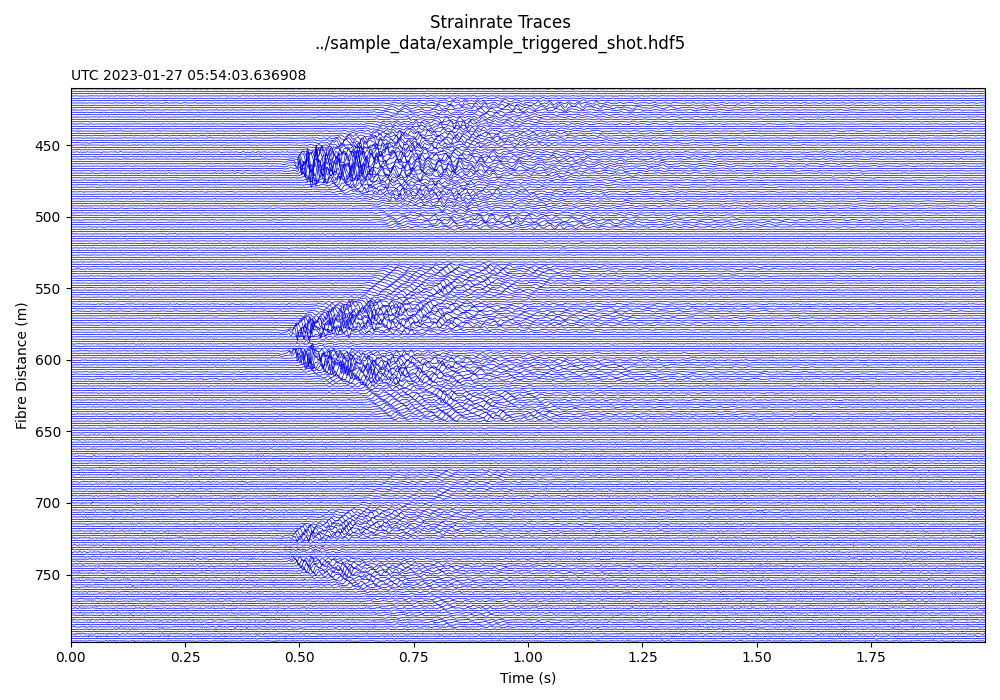

Python code for this plot:
"""Demo script to load strainrate data and visualise individual traces."""


### Set parameters ###############################################################
fname = r"../sample_data/example_triggered_shot.hdf5"
T_DURATION = 2 # (s)
##########################################################################################


import h5py
import matplotlib.pyplot as plt
import numpy as np
from datetime import datetime


def convert_velocity_to_strainrate(data, gauge_length_m, dx):
    gauge_samples = int(round(gauge_length_m / dx))
    return (data[:, gauge_samples:] - data[:, :-gauge_samples]) / (gauge_samples * dx)

def correct_gauge_length_offset(x_vector, gauge_length):
    """Compensate for distance shift of data caused by gauge_length calculation."""
    # crops end of x_vector by gauge length
    dx = x_vector[1] - x_vector[0]
    gauge_samples = int(round(gauge_length / dx))
    gauge_length = gauge_samples * dx
    x_correct = x_vector[:-gauge_samples]

    # compensates for GL/2 signal offset
    x_correct = x_correct + gauge_length / 2
    return x_correct


def load_hdf_slice(filepath, t_start=None, t_duration=None, x_start=None, x_stop=None, info=True):
    """
        Loads data and metadata from .hdf5 file. Optionally slices data in time and space.

        Args:
            file_path: hdf5 file path.
            t_start: Time from start of data to begin slice (s)
            t_duration: Length of desired data slice (s)
            x_start: Start fibre distance from front of Treble (m)
            x_stop: Stop fibre distance from front of Treble (m)

        Returns:
            data: Sliced data array.
            metadata: Attributes of hdf file.
            timestamps: Sliced timestamp vector.
            distances: Sliced distance vector.

        """
    print(f"Loading: {filepath}")

    with h5py.File(filepath, "r") as f:
        md = dict(f.attrs)
        dt = md["dt_computer"]
        dx = md["dx"]

        # Accesses full data but does not load into memory
        data = f["data_product"]["data"]
        if "gps_time" in f["data_product"].keys():
            t = f["data_product"]["gps_time"]
        else:
            print("Using Computer Time, either because no GPS data was recorded or this is a re-saved dataset.")
            t = f["data_product"]["posix_time"]
        x = np.arange(md["nx"]) * md["dx"] + md["sensing_range_start"]

        if info is True:
            # Prints dimensions of full data
            print("Full Dataset Properties:")
            print(f"    Data Shape:         {data.shape}")
            print(f"    t_end - t_start:    {t[-1]-t[0]:.8f} s")
            print(f"    nt * dt_computer:   {t.shape[0] * dt}")
            print(f"    Timestamps:         [{t[0]:.2f} : {t[-1]:.2f}] ({t[-1] - t[0]:.2f}s)")
            print(f"    Times (UTC):        [{datetime.utcfromtimestamp(t[0])} : {datetime.utcfromtimestamp(t[-1])}]")
            print(f"    Distance:           [{x[0]:.1f} : {x[-1]:.1f}] m")

        # Calculates slice boundaries in samples
        if t_start:
            t1 = int(t_start / dt)
        else:
            t1 = 0
        if t_duration:
            t2 = t1 + int(t_duration / dt)
            # Enforces limit on end of data.
            if t2 > len(t):
                t2 = len(t)
        else:
            t2 = None

        if x_start:
            x1 = int((x_start-md["sensing_range_start"])/dx)
        else:
            x1 = None
        if x_stop:
            x2 = int((x_stop-md["sensing_range_start"])/dx)
        else:
            x2 = None

        # Slices data in space and time.
        # Only the SLICE of data is loaded into memory
        data = data[t1:t2, x1:x2]
        t = t[t1:t2]
        x = x[x1:x2]

        if info is True:
            # Prints dimensions of sliced output data
            print("Loading data slice:")
            print(f"    Data Shape:         {data.shape}")
            print(f"    t_end - t_start:    {t[-1]-t[0]:.8f} s")
            print(f"    nt * dt_computer:   {t.shape[0] * dt}")
            print(f"    Timestamps:         [{t[0]:.2f} : {t[-1]:.2f}] ({t[-1] - t[0]:.2f}s)")
            print(f"    Times (UTC):        [{datetime.utcfromtimestamp(t[0])} : {datetime.utcfromtimestamp(t[-1])}]")
            print(f"    Distance:           [{x[0]:.1f} : {x[-1]:.1f}] m")
        return data, md, t, x


def trace_plot(data, t, x, ax=None):
    t_start = datetime.utcfromtimestamp(t[0])
    t_rel = t - t[0]

    # Normalise data to dimensionless y-values which align to x-samples.
    dx = x[1] - x[0]
    norm_factor = np.std(data) * 4
    norm_data = (data / norm_factor) * dx
    norm_data = norm_data + x

    if ax:
        plt.sca(ax)

    plt.title(f"UTC {t_start}", loc="left", fontsize=10)

    plt.plot(t_rel, norm_data, linewidth=0.5, c="b")
    plt.xlabel("Time (s)")
    plt.ylabel("Fibre Distance (m)")
    plt.xlim((t_rel[0], t_rel[-1]))
    plt.ylim((np.min(norm_data), np.max(norm_data)))
    plt.gca().invert_yaxis()

data, md, t, x = load_hdf_slice(fname, t_duration=T_DURATION)

if md["data_product"] == "velocity":
    data = convert_velocity_to_strainrate(data, md["pulse_length"], md["dx"])
    x = correct_gauge_length_offset(x, md["pulse_length"])

plt.figure(figsize=(10,7))
trace_plot(
    data,
    t,
    x,
    ax=plt.gca()
)
plt.suptitle(f"Strainrate Traces\n{fname}", fontsize=12)
plt.tight_layout()
plt.savefig("plot_traces.png")
plt.show()